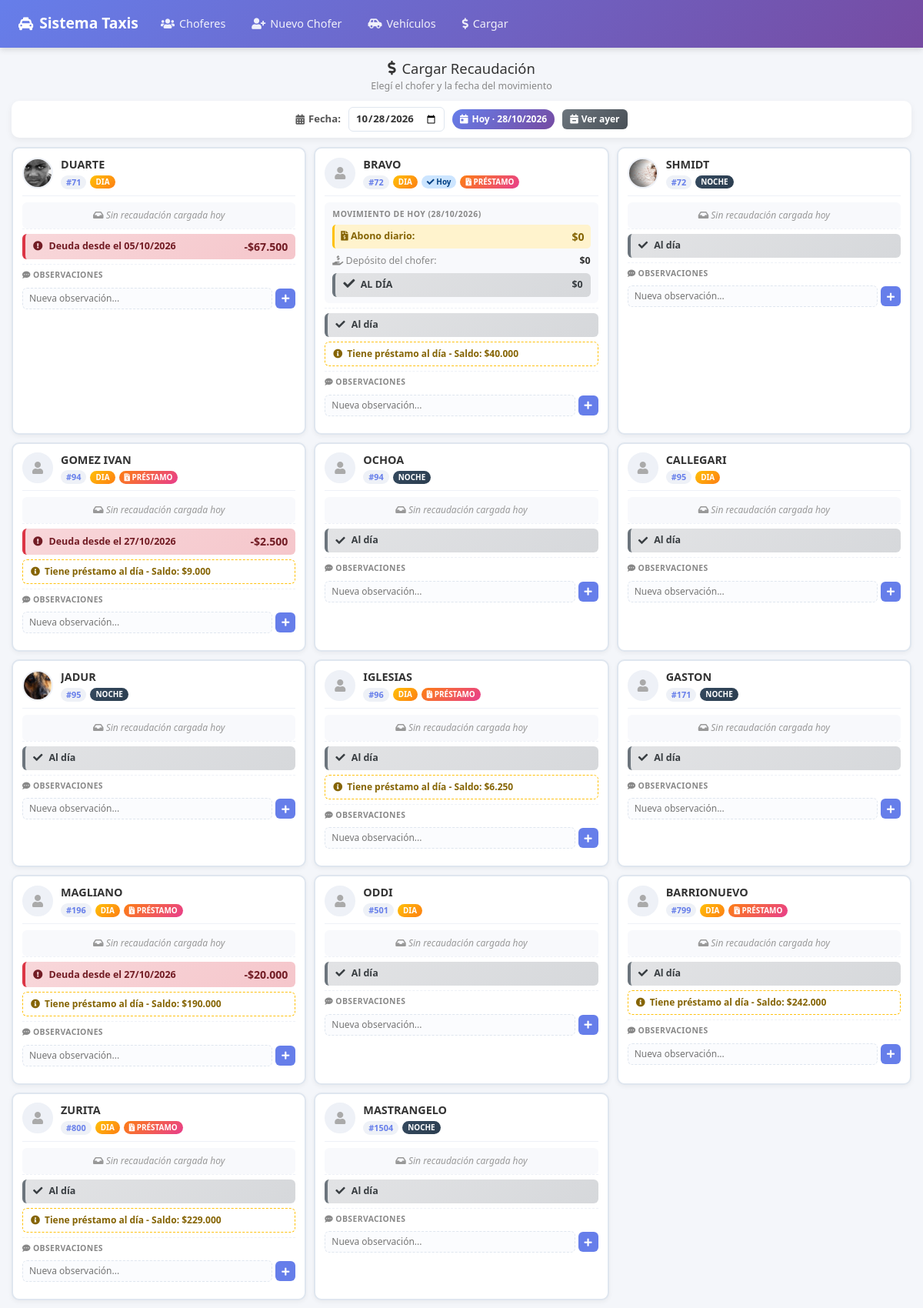
The page /php/cargar_selector.php on the database its author committed.
### tables this page shows
CREATE TABLE `choferes` (
  `id` int(11) NOT NULL AUTO_INCREMENT,
  `nombre` varchar(50) NOT NULL,
  `cel` varchar(15) NOT NULL DEFAULT '',
  `email` varchar(40) NOT NULL DEFAULT '',
  `barrio` varchar(50) NOT NULL DEFAULT '',
  `dir` varchar(50) NOT NULL DEFAULT '',
  `cp` varchar(5) NOT NULL DEFAULT '',
  `foto` varchar(50) DEFAULT NULL,
  `activo` tinyint(1) NOT NULL DEFAULT 1,
  `fecha_alta` date NOT NULL,
  `creado_por` varchar(100) DEFAULT NULL,
  `creado_fecha` datetime DEFAULT NULL,
  `eliminado` tinyint(1) NOT NULL DEFAULT 0,
  `eliminado_por` varchar(100) DEFAULT NULL,
  `eliminado_fecha` datetime DEFAULT NULL,
  PRIMARY KEY (`id`)
);

CREATE TABLE `recauda` (
  `id` int(10) NOT NULL AUTO_INCREMENT,
  `fecha` date NOT NULL,
  `chofer_id` int(11) NOT NULL,
  `vehiculo_id` int(11) DEFAULT NULL,
  `movil` int(11) NOT NULL,
  `turno` varchar(6) NOT NULL,
  `abono_diario` decimal(10,2) NOT NULL DEFAULT 0.00,
  `paga` decimal(10,2) NOT NULL DEFAULT 0.00,
  `porcent` decimal(5,2) NOT NULL DEFAULT 0.00,
  `comision` decimal(10,2) NOT NULL DEFAULT 0.00,
  `voucher` decimal(10,2) NOT NULL DEFAULT 0.00,
  `mp` decimal(10,2) NOT NULL DEFAULT 0.00,
  `ft` decimal(10,2) NOT NULL DEFAULT 0.00,
  `total` decimal(10,2) NOT NULL DEFAULT 0.00,
  `debe` decimal(10,2) NOT NULL DEFAULT 0.00,
  `observaciones` varchar(255) DEFAULT '',
  `registrado_por` varchar(100) DEFAULT NULL,
  `registrado_fecha` datetime DEFAULT NULL,
  PRIMARY KEY (`id`),
  UNIQUE KEY `fecha_chofer` (`fecha`,`chofer_id`),
  KEY `idx_chofer` (`chofer_id`),
  KEY `idx_fecha` (`fecha`),
  KEY `idx_movil` (`movil`)
);

### php/cargar_selector.php (the view, shortened to what this page needs)
<?php
$con = conexion();
$con->set_charset("utf8mb4");
$tipo_filtro = $_GET['tipo'] ?? '';
$tipos_validos = ['TAXI', 'REMIS', 'ALQUILER'];
if ($tipo_filtro === 'todos') {
    unset($_SESSION['tipo_filtro_actual']);
    $tipo_filtro = '';
}
elseif (in_array($tipo_filtro, $tipos_validos)) {
    $_SESSION['tipo_filtro_actual'] = $tipo_filtro;
}
elseif (isset($_SESSION['tipo_filtro_actual']) && in_array($_SESSION['tipo_filtro_actual'], $tipos_validos)) {
    $tipo_filtro = $_SESSION['tipo_filtro_actual'];
}
else {
    $tipo_filtro = '';
}
$fecha_filtro = $_GET['fecha'] ?? date('Y-m-d');
$fecha_dt = new DateTime($fecha_filtro);
$fecha_mostrar = $fecha_dt->format('d/m/Y');
$es_hoy  = ($fecha_filtro === date('Y-m-d'));
$es_ayer = ($fecha_filtro === date('Y-m-d', strtotime('-1 day')));
if ($es_hoy) {
    $titulo_recauda = "Movimiento de hoy ($fecha_mostrar)";
    $aviso_sin = "Sin recaudación cargada hoy";
} elseif ($es_ayer) {
    $titulo_recauda = "Movimiento de ayer ($fecha_mostrar)";
    $aviso_sin = "Sin recaudación cargada ayer";
} else {
    $titulo_recauda = "Movimiento del $fecha_mostrar";
    $aviso_sin = "Sin recaudación cargada el $fecha_mostrar";
}
$where_tipo = "";
$sql = "
    SELECT
        c.id,
        c.nombre,
        c.cel,
        c.foto,
        a.turno,
        v.movil,
        v.marca,
        v.modelo,
        v.dominio,
        v.km_actuales,
        v.km_guardados,
        v.km_aceite,
        v.km_bujias,
        v.km_grasa,
        v.km_correa,
        COALESCE((
            SELECT SUM(monto) FROM cuenta_corriente
            WHERE chofer_id = c.id AND fecha <= ?
            AND descripcion NOT LIKE '%Pago cuota%'
        ), 0) AS saldo_acumulado,
        (
            SELECT MIN(fecha) FROM cuenta_corriente
            WHERE chofer_id = c.id AND monto < 0 AND fecha <= ?
        ) AS primera_deuda_fecha,
        r.abono_diario  AS r_abono_diario,
        r.total         AS r_total,
        r.mp            AS r_mp,
        r.ft            AS r_ft,
        r.debe          AS r_debe,
        r.id            AS r_id
    FROM choferes c
    LEFT JOIN asignaciones_auto a ON a.chofer_id = c.id AND a.activa = 1
    LEFT JOIN vehiculos v ON v.id = a.vehiculo_id
    LEFT JOIN recauda r ON r.chofer_id = c.id AND r.fecha = ?
    WHERE c.activo = 1 $where_tipo
    ORDER BY v.movil ASC, a.turno ASC, c.nombre ASC
";
$stmt = $con->prepare($sql);
if ($tipo_filtro !== '') {
    $stmt->bind_param("ssss", $fecha_filtro, $fecha_filtro, $fecha_filtro, $tipo_filtro);
} else {
    $stmt->bind_param("sss", $fecha_filtro, $fecha_filtro, $fecha_filtro);
}
$stmt->execute();
$result = $stmt->get_result();
$choferes = $result->fetch_all(MYSQLI_ASSOC);
$prestamos_por_chofer = [];
$res_prestamos = $con->query("
    SELECT pr.id, pr.chofer_id, pr.valor_cuota, pr.monto_total, pr.cuotas, pr.cuotas_pagas, pr.estado, pr.estado_mora,
           COALESCE((SELECT SUM(monto) FROM prestamos_pagos WHERE prestamo_id = pr.id), 0) AS total_pagado
    FROM prestamos pr
    WHERE pr.estado = 'ACTIVO'
");
if ($res_prestamos) {
    while ($pr = $res_prestamos->fetch_assoc()) {
        $prestamos_por_chofer[(int)$pr['chofer_id']][] = $pr;
    }
}
?>
<!doctype html>
<html lang="es">
<head>
    <link rel="stylesheet" href="../css/bootstrap.min.css">
    <link rel="stylesheet" href="../css/all.min.css">
</head>
<body>
    <?php include "menu.php"; ?>
    <div class="page-wrapper">
        <h1 class="page-title">
            <i class="fas fa-dollar-sign"></i> Cargar Recaudación
        </h1>
        <p class="subtitle">Elegí el chofer y la fecha del movimiento</p>
        <div class="fecha-filtro-container">
            <form method="GET" action="cargar_selector.php" style="display: flex; align-items: center; gap: 10px; margin: 0;">
                <label for="fecha"><i class="fas fa-calendar-alt"></i> Fecha:</label>
                <input type="date" id="fecha" name="fecha" value="<?php echo htmlspecialchars($fecha_filtro); ?>" max="<?php echo date('Y-m-d'); ?>" onchange="this.form.submit()">
            </form>
            <?php if ($es_hoy): ?>
                <span class="badge-fecha-actual"><i class="fas fa-calendar-day"></i> Hoy · <?php echo $fecha_mostrar; ?></span>
            <?php elseif ($es_ayer): ?>
                <span class="badge-fecha-actual" style="background: linear-gradient(135deg, #6c757d, #495057);"><i class="fas fa-calendar-minus"></i> Ayer · <?php echo $fecha_mostrar; ?></span>
            <?php else: ?>
                <span class="badge-fecha-actual" style="background: linear-gradient(135deg, #17a2b8, #0dcaf0);"><i class="fas fa-calendar"></i> <?php echo $fecha_mostrar; ?></span>
            <?php endif; ?>
            <?php if (!$es_ayer): ?>
                <a href="cargar_selector.php?fecha=<?php echo date('Y-m-d', strtotime('-1 day')); ?><?php echo $param_nueva; ?><?php echo $tipo_filtro ? '&tipo=' . urlencode($tipo_filtro) : ''; ?>" class="btn-fecha btn-ayer"><i class="fas fa-calendar-minus"></i> Ver ayer</a>
            <?php endif; ?>
        </div>
        <?php if (empty($choferes)): ?>
            <div class="empty-state">
                <i class="fas fa-users-slash"></i>
                <p>No hay choferes activos<?php echo $tipo_filtro ? ' con vehículos de tipo ' . $tipo_filtro : ''; ?>.</p>
                <?php if ($tipo_filtro !== ''): ?>
                    <p><a href="cargar_selector.php?fecha=<?php echo $fecha_filtro; ?><?php echo $param_nueva; ?>">Ver todos los tipos de vehículos</a></p>
                <?php endif; ?>
            </div>
        <?php else: ?>
            <div class="choferes-grid">
                <?php foreach ($choferes as $c):
                    $saldo = floatval($c['saldo_acumulado']);
                    $tieneAuto = !empty($c['movil']);
                    $tieneRecauda = !is_null($c['r_id']);
                    $fecha_deuda = $c['primera_deuda_fecha'] ?? null;
                    $abono_diario = 0;
                    $deposito     = 0;
                    $debe         = 0;
                    if ($tieneRecauda) {
                        $abono_diario = floatval($c['r_abono_diario'] ?? 0);
                        $deposito     = floatval($c['r_total']) + floatval($c['r_mp']) + floatval($c['r_ft']);
                        $debe         = floatval($c['r_debe']);
                    }
                    $chofer_id_card = (int)$c['id'];
                    $prestamos_chofer = $prestamos_por_chofer[$chofer_id_card] ?? [];
                    $tiene_prestamo = !empty($prestamos_chofer);
                    $tiene_mora = false;
                    $deuda_prestamo = 0;
                    if ($tiene_prestamo) {
                        if (!$tiene_mora) {
                            $deuda_prestamo = floatval($prestamos_chofer[0]['monto_total']) - floatval($prestamos_chofer[0]['total_pagado']);
                        }
                    }
                ?>
                    <div class="chofer-card" data-chofer-card="<?php echo $chofer_id_card; ?>">
                        <a class="link-ficha" href="cargar.php?chofer=<?php echo $chofer_id_card; ?>&fecha=<?php echo urlencode($fecha_filtro); ?><?php echo $param_nueva; ?>">
                            <div class="card-header-chofer">
                                <?php if (!empty($c['foto'])): ?>
                                    <img src="../images/<?php echo htmlspecialchars($c['foto']); ?>" alt="Foto">
                                <?php else: ?>
                                    <div class="sin-foto"><i class="fas fa-user"></i></div>
                                <?php endif; ?>
                                <div class="chofer-datos">
                                    <div class="chofer-nombre"><?php echo htmlspecialchars($c['nombre']); ?></div>
                                    <div class="chofer-meta">
                                        <?php if ($tieneAuto): ?>
                                            <span class="movil-badge">#<?php echo htmlspecialchars($c['movil']); ?></span>
                                            <span class="badge-turno <?php echo ($c['turno'] === 'DIA') ? 'badge-dia' : 'badge-noche'; ?>">
                                                <?php echo htmlspecialchars($c['turno']); ?>
                                            </span>
                                        <?php else: ?>
                                            <span class="sin-auto-badge"><i class="fas fa-exclamation-triangle"></i> Sin auto</span>
                                        <?php endif; ?>
                                        <?php if ($tieneRecauda): ?>
                                            <span class="cargado-hoy"><i class="fas fa-check"></i> <?php echo $es_hoy ? 'Hoy' : ($es_ayer ? 'Ayer' : $fecha_mostrar); ?></span>
                                        <?php endif; ?>
                                        <?php if ($tiene_prestamo): ?>
                                            <span class="prestamo-badge <?php echo $tiene_mora ? 'mora' : 'al-dia'; ?>">
                                                <i class="fas fa-file-invoice-dollar"></i> <?php echo $tiene_mora ? 'MORA' : 'PRÉSTAMO'; ?>
                                            </span>
                                        <?php endif; ?>
                                    </div>
                                </div>
                            </div>
                            <?php if ($tieneRecauda): ?>
                                <div class="recauda-hoy">
                                    <div class="recauda-titulo"><?php echo $titulo_recauda; ?></div>
                                    <div class="recauda-fila fila-abono">
                                        <span class="etiqueta"><i class="fas fa-file-invoice-dollar"></i> Abono diario:</span>
                                        <span class="valor">$<?php echo number_format($abono_diario, 0, ',', '.'); ?></span>
                                    </div>
                                    <div class="recauda-fila">
                                        <span class="etiqueta"><i class="fas fa-hand-holding-usd"></i> Depósito del chofer:</span>
                                        <span class="valor">$<?php echo number_format($deposito, 0, ',', '.'); ?></span>
                                    </div>
                                    <?php if ($debe > 0.001): ?>
                                        <div class="resultado-dia resultado-deuda"><span><i class="fas fa-exclamation-circle icono"></i> DEUDA DEL DÍA</span><span>-$<?php echo number_format($debe, 0, ',', '.'); ?></span></div>
                                    <?php elseif ($debe < -0.001): ?>
                                        <div class="resultado-dia resultado-favor"><span><i class="fas fa-check-circle icono"></i> A FAVOR DEL DÍA</span><span>+$<?php echo number_format(abs($debe), 0, ',', '.'); ?></span></div>
                                    <?php else: ?>
                                        <div class="resultado-dia resultado-neutro"><span><i class="fas fa-check icono"></i> AL DÍA</span><span>$0</span></div>
                                    <?php endif; ?>
                                </div>
                            <?php else: ?>
                                <div class="sin-recauda"><i class="fas fa-inbox"></i> <?php echo $aviso_sin; ?></div>
                            <?php endif; ?>
                            <div class="estado-chofer">
                                <?php if ($saldo < 0): ?>
                                    <div class="estado-badge estado-deuda"><i class="fas fa-exclamation-circle"></i><span>Deuda desde el <?php echo !empty($fecha_deuda) ? date('d/m/Y', strtotime($fecha_deuda)) : '—'; ?></span><span class="estado-monto">-$<?php echo number_format(abs($saldo), 0, ',', '.'); ?></span></div>
                                <?php elseif ($saldo > 0): ?>
                                    <div class="estado-badge estado-favor"><i class="fas fa-check-circle"></i><span>Saldo a favor</span><span class="estado-monto">+$<?php echo number_format($saldo, 0, ',', '.'); ?></span></div>
                                <?php else: ?>
                                    <div class="estado-badge estado-aldia"><i class="fas fa-check"></i><span>Al día</span></div>
                                <?php endif; ?>
                            </div>
                        </a>
                        <?php if ($tiene_prestamo): ?>
                            <?php if ($tiene_mora): ?>
                                <div class="alerta-prestamo mora" style="margin-top: 6px; background: #fff;">
                                    <i class="fas fa-exclamation-triangle"></i>
                                    <span>PRÉSTAMO EN MORA - Saldo: $<?php echo number_format($deuda_prestamo, 0, ',', '.'); ?></span>
                                </div>
                            <?php else: ?>
                                <div class="alerta-prestamo al-dia" style="margin-top: 6px; background: #fff;">
                                    <i class="fas fa-info-circle"></i>
                                    <span>Tiene préstamo al día - Saldo: $<?php echo number_format($deuda_prestamo, 0, ',', '.'); ?></span>
                                </div>
                            <?php endif; ?>
                        <?php endif; ?>
                        <div class="observacion-container" data-chofer="<?php echo $chofer_id_card; ?>">
                            <label class="observacion-label"><i class="fas fa-comment-dots"></i> Observaciones</label>
                            <div class="observacion-nueva">
                                <input type="text" class="observacion-input" data-chofer="<?php echo $chofer_id_card; ?>" placeholder="Nueva observación..." maxlength="500">
                                <button type="button" class="btn-observacion-agregar" title="Agregar observación" data-chofer="<?php echo $chofer_id_card; ?>" data-fecha="<?php echo htmlspecialchars($fecha_filtro); ?>"><i class="fas fa-plus"></i></button>
                            </div>
                            <small class="observacion-estado" data-chofer="<?php echo $chofer_id_card; ?>"></small>
                        </div>
                    </div>
                <?php endforeach; ?>
            </div>
        <?php endif; ?>
    </div>
</body>
</html>

### rows shown on the page
choferes: foto (picture), nombre "DUARTE", movil "71", turno "DIA", fecha_deuda "05/10/2026", saldo "67.500"
recauda: chofer.nombre "BRAVO", movil "72", turno "DIA", shows "Hoy", shows "PRÉSTAMO", abono_diario "0", deposito "0", debe 0 (drawn), shows "Al día", deuda_prestamo "40.000"
choferes: foto (picture), nombre "SHMIDT", movil "72", turno "NOCHE", shows "Al día"
choferes: nombre "GOMEZ IVAN", movil "94", turno "DIA", shows "PRÉSTAMO", fecha_deuda "27/10/2026", saldo "2.500", deuda_prestamo "9.000"
choferes: nombre "OCHOA", movil "94", turno "NOCHE", shows "Al día"
choferes: nombre "CALLEGARI", movil "95", turno "DIA", shows "Al día"
choferes: foto (picture), nombre "JADUR", movil "95", turno "NOCHE", shows "Al día"
choferes: nombre "IGLESIAS", movil "96", turno "DIA", shows "PRÉSTAMO", shows "Al día", deuda_prestamo "6.250"
choferes: nombre "GASTON", movil "171", turno "NOCHE", shows "Al día"
choferes: nombre "MAGLIANO", movil "196", turno "DIA", shows "PRÉSTAMO", fecha_deuda "27/10/2026", saldo "20.000", deuda_prestamo "190.000"
choferes: nombre "ODDI", movil "501", turno "DIA", shows "Al día"
choferes: nombre "BARRIONUEVO", movil "799", turno "DIA", shows "PRÉSTAMO", shows "Al día", deuda_prestamo "242.000"
choferes: nombre "ZURITA", movil "800", turno "DIA", shows "PRÉSTAMO", shows "Al día", deuda_prestamo "229.000"
choferes: nombre "MASTRANGELO", movil "1504", turno "NOCHE", shows "Al día"
